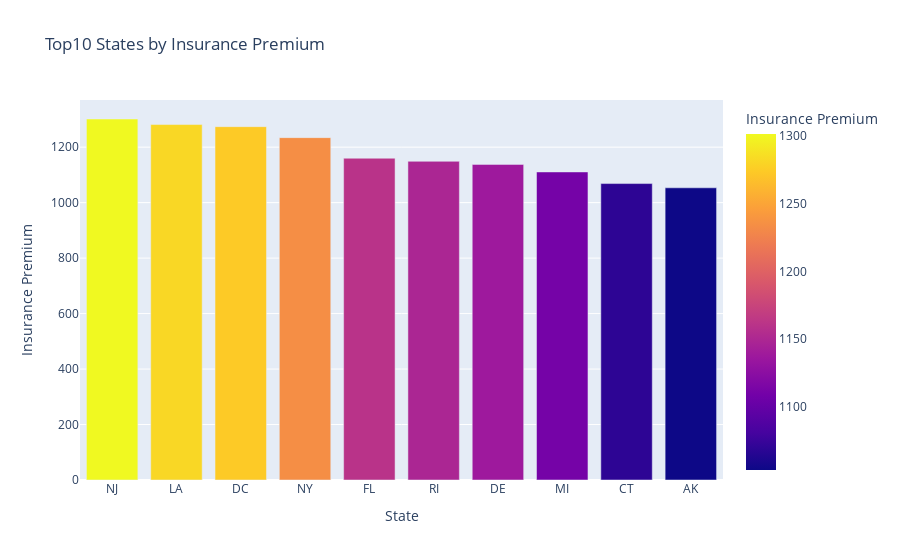

This figure's notebook cell:
### Code cell
#top10 states by insurance premium
top10 = df.sort_values('ins_premium',ascending=False).head(10)
fig = px.bar(top10, x='abbrev',y='ins_premium',color='ins_premium',
             title= 'Top10 States by Insurance Premium',
             labels= {'abbrev':'State','ins_premium' : 'Insurance Premium'}
             )
fig.show()

### Figure 1 — Plotly figure (JSON) as saved in the notebook; plotly's stock layout.template omitted (floating-point values rounded to 4 significant figures)
{"data": [{"hovertemplate": "State=%{x}<br>Insurance Premium=%{marker.color}<extra></extra>", "legendgroup": "", "marker": {"color": [1302.0, 1282.0, 1274.0, 1234.0, 1160.0, 1149.0, 1138.0, 1111.0, 1069.0, 1053.0], "coloraxis": "coloraxis", "pattern": {"shape": ""}}, "name": "", "orientation": "v", "showlegend": false, "textposition": "auto", "type": "bar", "x": ["NJ", "LA", "DC", "NY", "FL", "RI", "DE", "MI", "CT", "AK"], "xaxis": "x", "y": [1302.0, 1282.0, 1274.0, 1234.0, 1160.0, 1149.0, 1138.0, 1111.0, 1069.0, 1053.0], "yaxis": "y"}], "layout": {"barmode": "relative", "coloraxis": {"colorbar": {"title": {"text": "Insurance Premium"}}, "colorscale": [[0, "#0d0887"], [0.1111, "#46039f"], [0.2222, "#7201a8"], [0.3333, "#9c179e"], [0.4444, "#bd3786"], [0.5556, "#d8576b"], [0.6667, "#ed7953"], [0.7778, "#fb9f3a"], [0.8889, "#fdca26"], [1, "#f0f921"]]}, "legend": {"tracegroupgap": 0}, "title": {"text": "Top10 States by Insurance Premium"}, "xaxis": {"anchor": "y", "domain": [0, 1], "title": {"text": "State"}}, "yaxis": {"anchor": "x", "domain": [0, 1], "title": {"text": "Insurance Premium"}}}}
